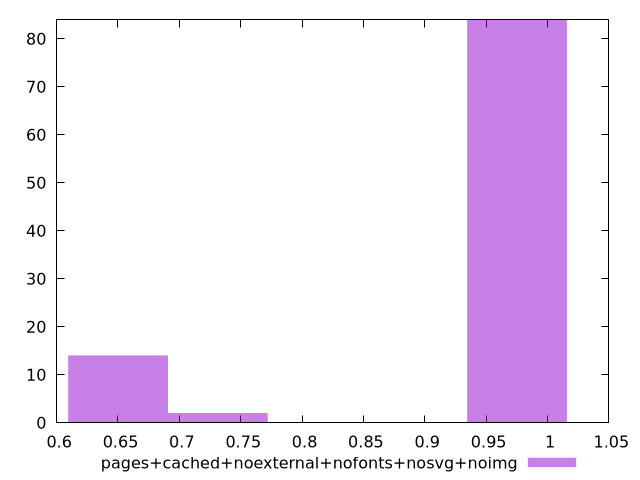

The script that saved this image:
$_pagesCachedNoexternalNofontsNosvgNoimg <<EOF
0.9751364711425703 84
0.6500909807617136 14
0.7313523533569277 2
EOF
set key outside below
set terminal pngcairo
set output "report_00004_2020-11-02T20-21-41.718Z/render-blocking-resources/pages+cached+noexternal+nofonts+nosvg+noimg//hist.png"
set yrange [0:84]
set boxwidth 0.0812613725952142
set style fill transparent solid 0.5 noborder
plot $_pagesCachedNoexternalNofontsNosvgNoimg title "pages+cached+noexternal+nofonts+nosvg+noimg" with boxes ,
